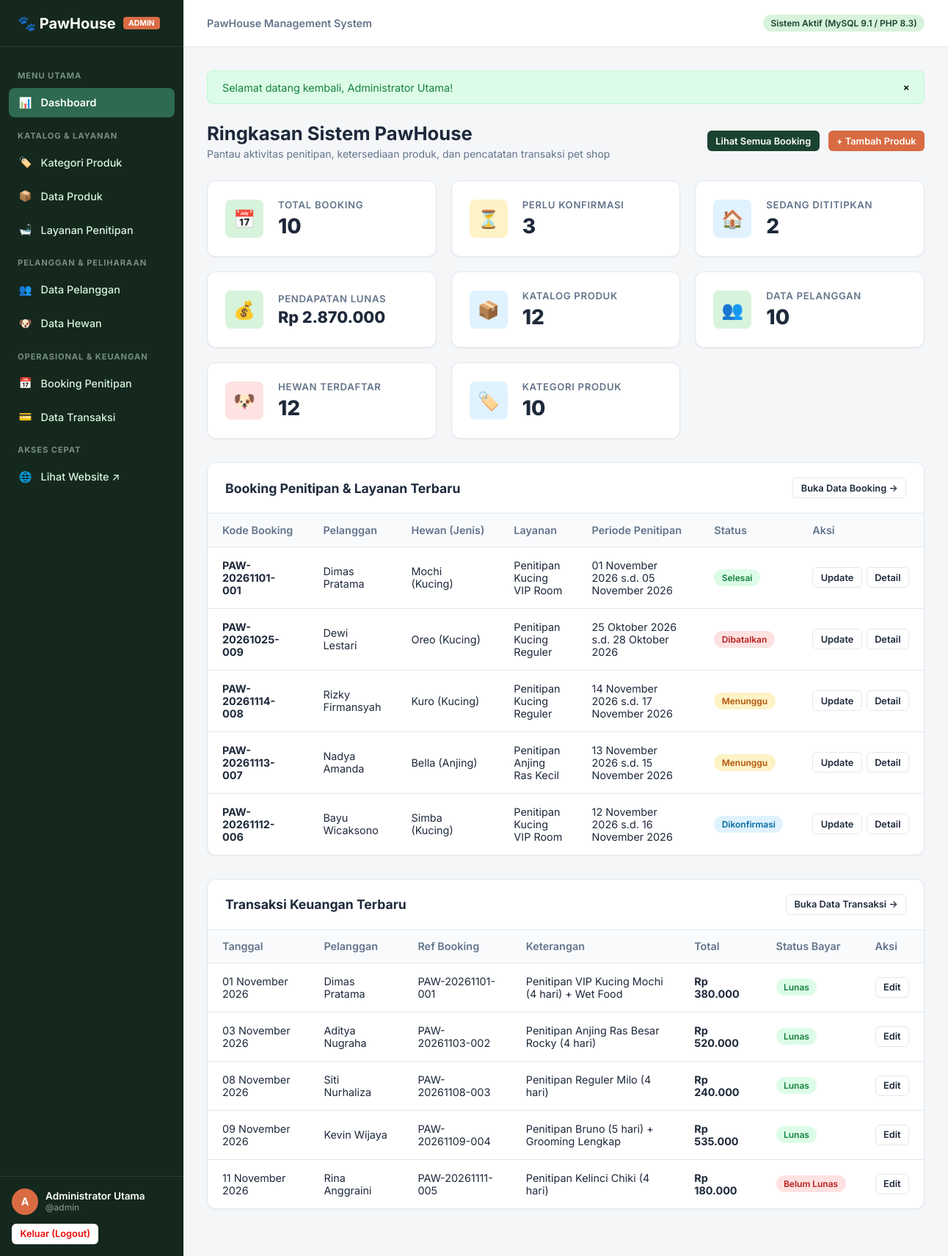
/admin/index.php (signed in), run on the app's committed database.
### tables this page shows
CREATE TABLE `bookings` (
  `id` INT AUTO_INCREMENT PRIMARY KEY,
  `booking_code` VARCHAR(30) NOT NULL UNIQUE,
  `customer_id` INT NOT NULL,
  `pet_id` INT NOT NULL,
  `service_id` INT NOT NULL,
  `start_date` DATE NOT NULL,
  `end_date` DATE NOT NULL,
  `notes` TEXT NULL,
  `status` ENUM('Menunggu', 'Dikonfirmasi', 'Sedang Dititipkan', 'Selesai', 'Dibatalkan') NOT NULL DEFAULT 'Menunggu',
  `created_at` TIMESTAMP DEFAULT CURRENT_TIMESTAMP,
  CONSTRAINT `fk_bookings_customer` FOREIGN KEY (`customer_id`) 
    REFERENCES `customers` (`id`) ON UPDATE CASCADE ON DELETE RESTRICT,
  CONSTRAINT `fk_bookings_pet` FOREIGN KEY (`pet_id`) 
    REFERENCES `pets` (`id`) ON UPDATE CASCADE ON DELETE RESTRICT,
  CONSTRAINT `fk_bookings_service` FOREIGN KEY (`service_id`) 
    REFERENCES `services` (`id`) ON UPDATE CASCADE ON DELETE RESTRICT
);

CREATE TABLE `customers` (
  `id` INT AUTO_INCREMENT PRIMARY KEY,
  `name` VARCHAR(100) NOT NULL,
  `phone` VARCHAR(20) NOT NULL,
  `email` VARCHAR(100) NULL,
  `address` TEXT NULL,
  `created_at` TIMESTAMP DEFAULT CURRENT_TIMESTAMP
);

CREATE TABLE `pets` (
  `id` INT AUTO_INCREMENT PRIMARY KEY,
  `customer_id` INT NOT NULL,
  `name` VARCHAR(100) NOT NULL,
  `type` VARCHAR(50) NOT NULL,
  `breed` VARCHAR(100) NULL,
  `age` INT NOT NULL DEFAULT 1,
  `notes` TEXT NULL,
  `created_at` TIMESTAMP DEFAULT CURRENT_TIMESTAMP,
  CONSTRAINT `fk_pets_customer` FOREIGN KEY (`customer_id`) 
    REFERENCES `customers` (`id`) ON UPDATE CASCADE ON DELETE CASCADE
);

CREATE TABLE `services` (
  `id` INT AUTO_INCREMENT PRIMARY KEY,
  `name` VARCHAR(100) NOT NULL,
  `description` TEXT NULL,
  `price` DECIMAL(12,2) NOT NULL,
  `duration` VARCHAR(50) NOT NULL,
  `created_at` TIMESTAMP DEFAULT CURRENT_TIMESTAMP
);

CREATE TABLE `transactions` (
  `id` INT AUTO_INCREMENT PRIMARY KEY,
  `customer_id` INT NOT NULL,
  `booking_id` INT NULL,
  `transaction_date` DATE NOT NULL,
  `description` VARCHAR(255) NOT NULL,
  `total` DECIMAL(12,2) NOT NULL,
  `payment_status` ENUM('Lunas', 'Belum Lunas') NOT NULL DEFAULT 'Belum Lunas',
  `created_at` TIMESTAMP DEFAULT CURRENT_TIMESTAMP,
  CONSTRAINT `fk_transactions_customer` FOREIGN KEY (`customer_id`) 
    REFERENCES `customers` (`id`) ON UPDATE CASCADE ON DELETE RESTRICT,
  CONSTRAINT `fk_transactions_booking` FOREIGN KEY (`booking_id`) 
    REFERENCES `bookings` (`id`) ON UPDATE CASCADE ON DELETE SET NULL
);

### config/database.php (called while the page is built, shortened)
<?php
function base_url(string $path = ''): string {
    return BASE_URL . ($path ? '/' . ltrim($path, '/') : '');
}

### admin/index.php (the view, shortened to what this page needs)
<?php
require_once __DIR__ . '/../config/database.php';
require_once __DIR__ . '/../includes/functions.php';
$pdo = db();
$totalProducts   = (int)$pdo->query("SELECT COUNT(*) FROM products")->fetchColumn();
$totalCategories = (int)$pdo->query("SELECT COUNT(*) FROM categories")->fetchColumn();
$totalCustomers  = (int)$pdo->query("SELECT COUNT(*) FROM customers")->fetchColumn();
$totalPets       = (int)$pdo->query("SELECT COUNT(*) FROM pets")->fetchColumn();
$totalBookings   = (int)$pdo->query("SELECT COUNT(*) FROM bookings")->fetchColumn();
$pendingBookings = (int)$pdo->query("SELECT COUNT(*) FROM bookings WHERE status = 'Menunggu'")->fetchColumn();
$activeBoarding  = (int)$pdo->query("SELECT COUNT(*) FROM bookings WHERE status = 'Sedang Dititipkan'")->fetchColumn();
$totalRevenue    = (float)$pdo->query("SELECT COALESCE(SUM(total), 0) FROM transactions WHERE payment_status = 'Lunas'")->fetchColumn();
$stmtRecentBookings = $pdo->query("
    SELECT
        b.id,
        b.booking_code,
        b.start_date,
        b.end_date,
        b.status,
        cust.name AS customer_name,
        pet.name AS pet_name,
        pet.type AS pet_type,
        s.name AS service_name
    FROM bookings b
    JOIN customers cust ON b.customer_id = cust.id
    JOIN pets pet ON b.pet_id = pet.id
    JOIN services s ON b.service_id = s.id
    ORDER BY b.created_at DESC
    LIMIT 5
");
$recentBookings = $stmtRecentBookings->fetchAll();
$stmtRecentTx = $pdo->query("
    SELECT
        t.id,
        t.transaction_date,
        t.description,
        t.total,
        t.payment_status,
        cust.name AS customer_name,
        b.booking_code
    FROM transactions t
    JOIN customers cust ON t.customer_id = cust.id
    LEFT JOIN bookings b ON t.booking_id = b.id
    ORDER BY t.created_at DESC
    LIMIT 5
");
$recentTransactions = $stmtRecentTx->fetchAll();
require_once __DIR__ . '/../includes/admin-header.php';
?>
<div class="page-header">
    <div>
        <h1 class="page-title">Ringkasan Sistem PawHouse</h1>
        <p class="page-subtitle">Pantau aktivitas penitipan, ketersediaan produk, dan pencatatan transaksi pet shop</p>
    </div>
    <div style="display: flex; gap: 0.75rem;">
        <a href="<?= base_url('admin/bookings/index.php') ?>" class="btn btn-primary btn-sm">Lihat Semua Booking</a>
        <a href="<?= base_url('admin/products/create.php') ?>" class="btn btn-accent btn-sm">+ Tambah Produk</a>
    </div>
</div>
<div class="stats-grid">
    <div class="stat-card">
        <div class="stat-icon green">📅</div>
        <div>
            <div class="stat-label">Total Booking</div>
            <div class="stat-val"><?= e($totalBookings) ?></div>
        </div>
    </div>
    <div class="stat-card">
        <div class="stat-icon amber">⏳</div>
        <div>
            <div class="stat-label">Perlu Konfirmasi</div>
            <div class="stat-val"><?= e($pendingBookings) ?></div>
        </div>
    </div>
    <div class="stat-card">
        <div class="stat-icon blue">🏠</div>
        <div>
            <div class="stat-label">Sedang Dititipkan</div>
            <div class="stat-val"><?= e($activeBoarding) ?></div>
        </div>
    </div>
    <div class="stat-card">
        <div class="stat-icon green">💰</div>
        <div>
            <div class="stat-label">Pendapatan Lunas</div>
            <div class="stat-val" style="font-size: 1.35rem;"><?= format_rupiah($totalRevenue) ?></div>
        </div>
    </div>
    <div class="stat-card">
        <div class="stat-icon blue">📦</div>
        <div>
            <div class="stat-label">Katalog Produk</div>
            <div class="stat-val"><?= e($totalProducts) ?></div>
        </div>
    </div>
    <div class="stat-card">
        <div class="stat-icon green">👥</div>
        <div>
            <div class="stat-label">Data Pelanggan</div>
            <div class="stat-val"><?= e($totalCustomers) ?></div>
        </div>
    </div>
    <div class="stat-card">
        <div class="stat-icon orange">🐶</div>
        <div>
            <div class="stat-label">Hewan Terdaftar</div>
            <div class="stat-val"><?= e($totalPets) ?></div>
        </div>
    </div>
    <div class="stat-card">
        <div class="stat-icon blue">🏷️</div>
        <div>
            <div class="stat-label">Kategori Produk</div>
            <div class="stat-val"><?= e($totalCategories) ?></div>
        </div>
    </div>
</div>
<div class="data-card">
    <div class="data-card-header">
        <h2 class="data-card-title">Booking Penitipan & Layanan Terbaru</h2>
        <a href="<?= base_url('admin/bookings/index.php') ?>" class="btn btn-outline btn-sm">Buka Data Booking →</a>
    </div>
    <div class="table-responsive">
        <table class="admin-table">
            <thead>
                <tr>
                    <th>Kode Booking</th>
                    <th>Pelanggan</th>
                    <th>Hewan (Jenis)</th>
                    <th>Layanan</th>
                    <th>Periode Penitipan</th>
                    <th>Status</th>
                    <th>Aksi</th>
                </tr>
            </thead>
            <tbody>
                <?php if (empty($recentBookings)): ?>
                    <tr>
                        <td colspan="7" class="empty-state">Belum ada data booking.</td>
                    </tr>
                <?php else: ?>
                    <?php foreach ($recentBookings as $b): ?>
                        <tr>
                            <td><strong><?= e($b['booking_code']) ?></strong></td>
                            <td><?= e($b['customer_name']) ?></td>
                            <td><?= e($b['pet_name']) ?> (<?= e($b['pet_type']) ?>)</td>
                            <td><?= e($b['service_name']) ?></td>
                            <td><?= format_date($b['start_date']) ?> s.d. <?= format_date($b['end_date']) ?></td>
                            <td><?= get_booking_badge($b['status']) ?></td>
                            <td>
                                <div class="actions-cell">
                                    <a href="<?= base_url('admin/bookings/edit-status.php?id=' . $b['id']) ?>" class="btn btn-outline btn-sm">Update</a>
                                    <a href="<?= base_url('admin/bookings/detail.php?id=' . $b['id']) ?>" class="btn btn-outline btn-sm">Detail</a>
                                </div>
                            </td>
                        </tr>
                    <?php endforeach; ?>
                <?php endif; ?>
            </tbody>
        </table>
    </div>
</div>
<div class="data-card">
    <div class="data-card-header">
        <h2 class="data-card-title">Transaksi Keuangan Terbaru</h2>
        <a href="<?= base_url('admin/transactions/index.php') ?>" class="btn btn-outline btn-sm">Buka Data Transaksi →</a>
    </div>
    <div class="table-responsive">
        <table class="admin-table">
            <thead>
                <tr>
                    <th>Tanggal</th>
                    <th>Pelanggan</th>
                    <th>Ref Booking</th>
                    <th>Keterangan</th>
                    <th>Total</th>
                    <th>Status Bayar</th>
                    <th>Aksi</th>
                </tr>
            </thead>
            <tbody>
                <?php if (empty($recentTransactions)): ?>
                    <tr>
                        <td colspan="7" class="empty-state">Belum ada transaksi.</td>
                    </tr>
                <?php else: ?>
                    <?php foreach ($recentTransactions as $tx): ?>
                        <tr>
                            <td><?= format_date($tx['transaction_date']) ?></td>
                            <td><?= e($tx['customer_name']) ?></td>
                            <td><?= e($tx['booking_code'] ?: 'Pembelian Retail') ?></td>
                            <td><?= e($tx['description']) ?></td>
                            <td><strong><?= format_rupiah($tx['total']) ?></strong></td>
                            <td><?= get_payment_badge($tx['payment_status']) ?></td>
                            <td>
                                <a href="<?= base_url('admin/transactions/edit.php?id=' . $tx['id']) ?>" class="btn btn-outline btn-sm">Edit</a>
                            </td>
                        </tr>
                    <?php endforeach; ?>
                <?php endif; ?>
            </tbody>
        </table>
    </div>
</div>
<?php require_once __DIR__ . '/../includes/admin-footer.php'; ?>

### includes/functions.php (shortened to what this page needs)
<?php
function e(?string $value): string {
    return htmlspecialchars((string)$value, ENT_QUOTES, 'UTF-8');
}
function format_rupiah($amount): string {
    return 'Rp ' . number_format((float)$amount, 0, ',', '.');
}
function format_date(?string $date, bool $withTime = false): string {
    $timestamp = strtotime($date);
    $months = [
        1 => 'Januari', 2 => 'Februari', 3 => 'Maret', 4 => 'April',
        5 => 'Mei', 6 => 'Juni', 7 => 'Juli', 8 => 'Agustus',
        9 => 'September', 10 => 'Oktober', 11 => 'November', 12 => 'Desember'
    ];
    $day = date('d', $timestamp);
    $month = $months[(int)date('m', $timestamp)];
    $year = date('Y', $timestamp);
    $formatted = "$day $month $year";
    return $formatted;
}
function get_booking_badge(string $status): string {
    $classes = [
        'Menunggu'          => 'badge-warning',
        'Dikonfirmasi'      => 'badge-info',
        'Sedang Dititipkan' => 'badge-primary',
        'Selesai'           => 'badge-success',
        'Dibatalkan'        => 'badge-danger',
    ];
    $badgeClass = $classes[$status] ?? 'badge-secondary';
    return '<span class="badge ' . $badgeClass . '">' . e($status) . '</span>';
}
function get_payment_badge(string $status): string {
    $class = ($status === 'Lunas') ? 'badge-success' : 'badge-danger';
    return '<span class="badge ' . $class . '">' . e($status) . '</span>';
}

### data on the page
bookings: booking_code "PAW-20261101-001", customer.name "Dimas Pratama", pet.name "Mochi", pet.type "Kucing", service.name "Penitipan Kucing VIP Room", start_date "01 November 2026", end_date "05 November 2026", status "Selesai"
bookings: booking_code "PAW-20261025-009", customer.name "Dewi Lestari", pet.name "Oreo", pet.type "Kucing", service.name "Penitipan Kucing Reguler", start_date "25 Oktober 2026", end_date "28 Oktober 2026", status "Dibatalkan"
bookings: booking_code "PAW-20261114-008", customer.name "Rizky Firmansyah", pet.name "Kuro", pet.type "Kucing", service.name "Penitipan Kucing Reguler", start_date "14 November 2026", end_date "17 November 2026", status "Menunggu"
bookings: booking_code "PAW-20261113-007", customer.name "Nadya Amanda", pet.name "Bella", pet.type "Anjing", service.name "Penitipan Anjing Ras Kecil", start_date "13 November 2026", end_date "15 November 2026", status "Menunggu"
bookings: booking_code "PAW-20261112-006", customer.name "Bayu Wicaksono", pet.name "Simba", pet.type "Kucing", service.name "Penitipan Kucing VIP Room", start_date "12 November 2026", end_date "16 November 2026", status "Dikonfirmasi"
transactions: transaction_date "01 November 2026", customer.name "Dimas Pratama", booking.booking_code "PAW-20261101-001", description "Penitipan VIP Kucing Mochi (4 hari) + Wet Food", total "Rp 380.000", payment_status "Lunas"
transactions: transaction_date "03 November 2026", customer.name "Aditya Nugraha", booking.booking_code "PAW-20261103-002", description "Penitipan Anjing Ras Besar Rocky (4 hari)", total "Rp 520.000", payment_status "Lunas"
transactions: transaction_date "08 November 2026", customer.name "Siti Nurhaliza", booking.booking_code "PAW-20261108-003", description "Penitipan Reguler Milo (4 hari)", total "Rp 240.000", payment_status "Lunas"
transactions: transaction_date "09 November 2026", customer.name "Kevin Wijaya", booking.booking_code "PAW-20261109-004", description "Penitipan Bruno (5 hari) + Grooming Lengkap", total "Rp 535.000", payment_status "Lunas"
transactions: transaction_date "11 November 2026", customer.name "Rina Anggraini", booking.booking_code "PAW-20261111-005", description "Penitipan Kelinci Chiki (4 hari)", total "Rp 180.000", payment_status "Belum Lunas"

### other printed values
$currentAdmin['role'] "ADMIN"
substr($currentAdmin['name'] ?? 'A', 0, 1) "A"
$currentAdmin['name'] "Administrator Utama"
$currentAdmin['username'] "admin"
$flash['message'] "Selamat datang kembali, Administrator Utama!"
$totalBookings "10"
$pendingBookings "3"
$activeBoarding "2"
format_rupiah($totalRevenue) "Rp 2.870.000"
$totalProducts "12"
$totalCustomers "10"
$totalPets "12"
$totalCategories "10"
